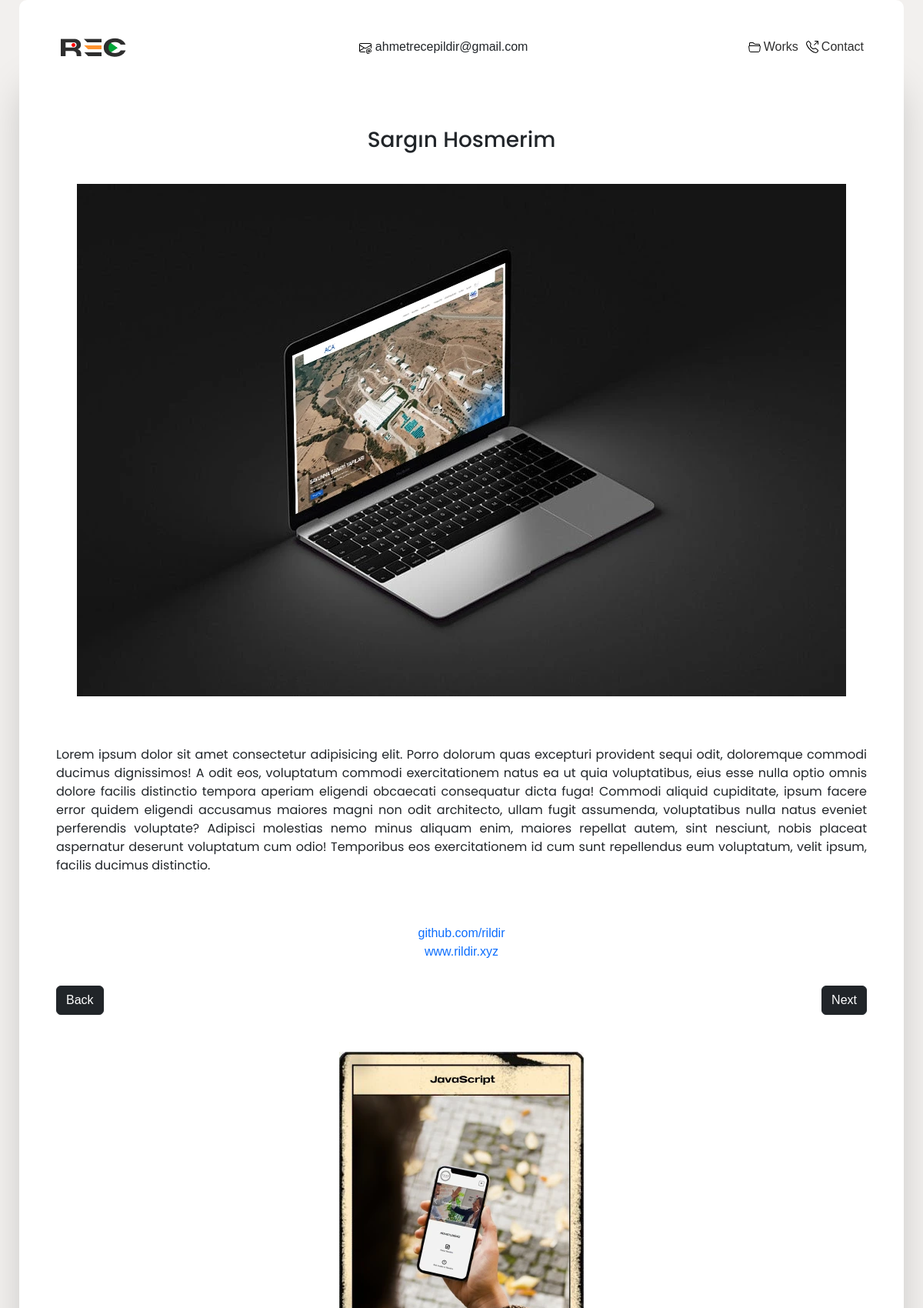
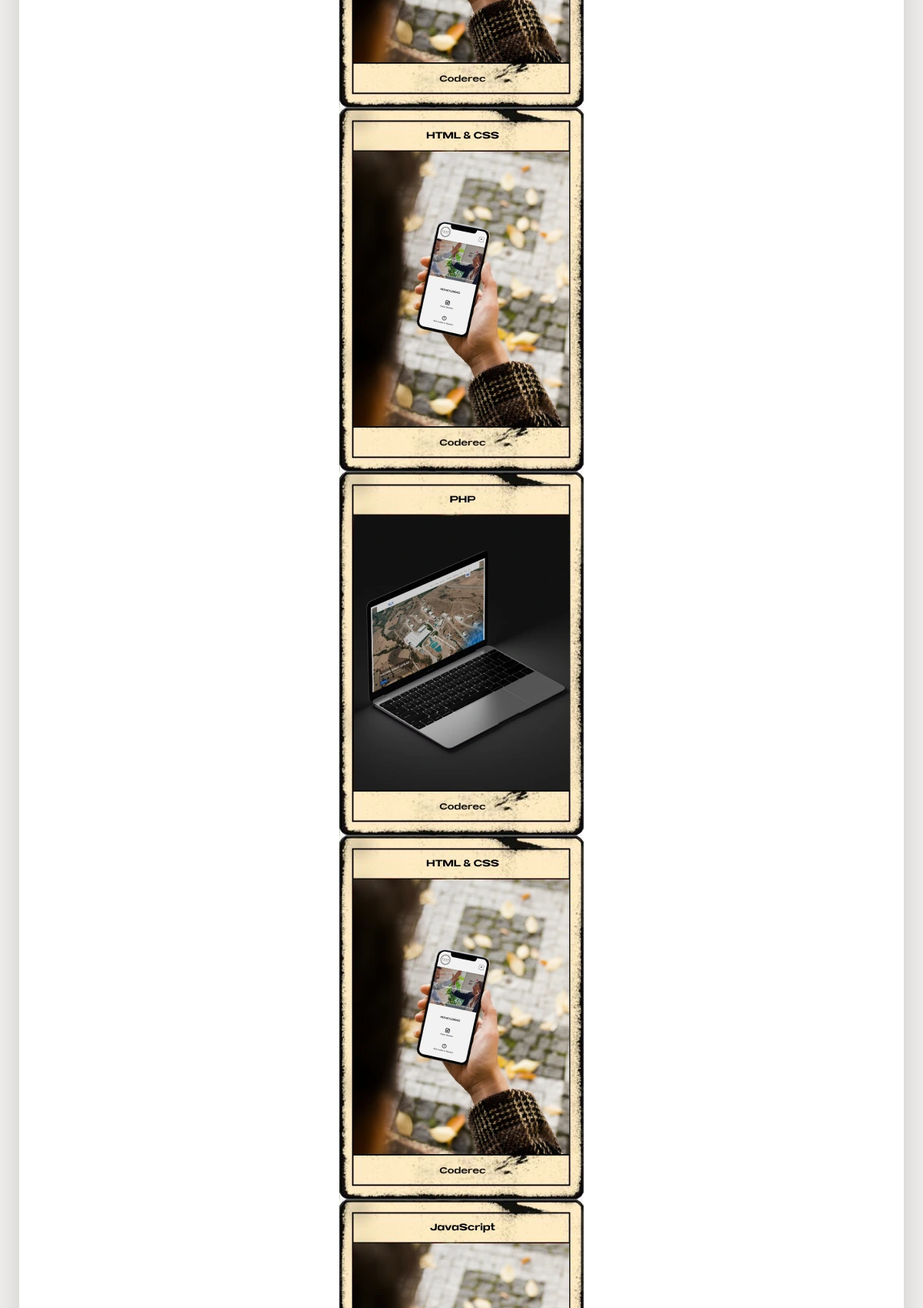
Page /site/works/sargin-hosmerim (upper part) on the committed database (2 pictures, top to bottom).
### tables this page shows
CREATE TABLE `settings` (
  `id` int(11) NOT NULL,
  `title` varchar(256) DEFAULT NULL,
  `about_us` longtext DEFAULT NULL,
  `mission` longtext DEFAULT NULL,
  `vision` longtext DEFAULT NULL,
  `logo` varchar(256) DEFAULT NULL,
  `phone` int(11) DEFAULT NULL,
  `email` varchar(256) DEFAULT NULL,
  `facebook` varchar(128) DEFAULT NULL,
  `instagram` varchar(128) DEFAULT NULL,
  `github` varchar(128) DEFAULT NULL,
  `linkedin` varchar(128) DEFAULT NULL,
  `twitter` varchar(128) DEFAULT NULL,
  `youtube` varchar(128) DEFAULT NULL,
  `updatedAt` datetime DEFAULT current_timestamp() ON UPDATE current_timestamp()
);

CREATE TABLE `post` (
  `id` int(11) NOT NULL,
  `title` varchar(256) DEFAULT NULL,
  `description` longtext DEFAULT NULL,
  `img_url` varchar(128) DEFAULT NULL,
  `seo_url` varchar(128) DEFAULT NULL,
  `github_link` varchar(128) DEFAULT NULL,
  `url_link` varchar(128) DEFAULT NULL,
  `highlights` enum('0','1','2','3','4') DEFAULT '1',
  `createdAt` datetime DEFAULT current_timestamp(),
  `post_category_id` int(11) DEFAULT NULL,
  `user_post_id` int(11) DEFAULT NULL
);

### site/application/controllers/Homepage.php (called while the page is built, shortened)
<?php
class Homepage extends CI_Controller
{
    public function __construct()
    {
        $this->load->model("homepage_model");
        $this->load->model("settings_model");
        $this->load->model("category_model");
        $this->load->library("form_validation");
        $this->load->library('email');
    }
    public function show($params)
    {
        $this->load->model('homepage_model');
        $data['post'] = $this->homepage_model->get(array('seo_url' => $params));
        $data['posts'] = $this->homepage_model->get_all();
        $data['category'] = $this->category_model->get_all();
        $category_ids = array(32, 7, 10);
        $data['new_post'] = $this->homepage_model->get_latest_posts_by_category($category_ids, 10);
        $current_work_index = array_search($data['post']->id, array_column($data['posts'], 'id'));
        $next_work_index = $current_work_index + 1;
        $data['next_work'] = $data['posts'][$next_work_index];
        $prev_work_index = $current_work_index - 1;
        $data['prev_work'] = $data['posts'][$prev_work_index];
        $this->load->model('settings_model');
        $data['settings'] = $this->settings_model->get_all();
        if ($data['post']) {
            $this->load->view('post/show', $data);
        } else {
            show_404();
        }
    }
}

### site/index.php (called while the page is built, shortened)
<?php
require_once BASEPATH.'core/CodeIgniter.php';

### site/application/models/Settings_model.php (called while the page is built, shortened)
<?php
class Settings_model extends CI_Model
{
    public $tableName = "settings";
    public function get_all($where = array())
    {
        return $this->db->where($where)->get($this->tableName)->result();
    }
}

### site/application/models/Homepage_model.php (called while the page is built, shortened)
<?php
class Homepage_model extends CI_Model
{
    public $tableName = "post";
    public function get($where = array())
    {
        return $this->db->where($where)->get($this->tableName)->row();
    }
    public function get_all($where = array())
    {
        return $this->db->where($where)->get($this->tableName)->result();
    }
    public function get_latest_posts_by_category($post_category_id = array(), $limit = 4)
    {
        $this->db->select('post.*, users.full_name AS username');
        $this->db->from($this->tableName);
        $this->db->join('category', 'post.post_category_id = category.id', 'left');
        $this->db->join('users', 'post.user_post_id = users.id', 'left');
        $this->db->where_in('post_category_id', $post_category_id);
        $this->db->order_by('id', 'desc');
        $this->db->limit($limit);
        return $this->db->get()->result();
    }
}

### site/application/views/post/show.php (the view, shortened to what this page needs)
<!DOCTYPE html>
<html lang="tr">
<head>
    <?php $this->load->view("includes/head"); ?>
</head>
<body>
    <div class="homepage">
        <?php $this->load->view("includes/navbar"); ?>
        <main class="container works-single">
            <div class="row">
                <div class="col-md-10">
                    <div class="works-single-container">
                        <h1 class="text-capitalize works-single-header">
                            <?php echo $post->title; ?>
                        </h1>
                        <div> <img src="../../panel/uploads/post_v/<?php echo $post->img_url; ?>" alt="bozuk1">
                        </div>
                        <div class="works-single-desc">
                            <p>
                                <?php echo $post->description; ?>
                            </p>
                        </div>
                        <?php if (!empty($post->github_link)) { ?>
                            <a href="<?php echo $post->github_link ?>"><?php echo substr($post->github_link, 8) ?></a>
                            <br>
                        <?php } ?>
                        <?php if (!empty($post->url_link)) { ?>
                            <a href="<?php echo $post->url_link ?>"><?php echo substr($post->url_link, 8) ?></a>
                            <br>
                        <?php } ?>
                        <div class="move">
                            <a href="<?php echo $prev_work->seo_url; ?>" class="btn btn-dark btn-outline">Back</a>
                            <a href="<?php echo $next_work->seo_url; ?>" class="btn btn-dark btn-outline">Next</a>
                        </div>
                    </div>
                </div>
            </div>
            <div class="swiper mySwiper">
                <div class="swiper-wrapper">
                    <?php foreach ($new_post as $index => $post_item) { ?>
                        <div class="swiper-slide">
                            <a href="<?php echo $post_item->seo_url ?>">
                                <img src="../../panel/uploads/post_v/<?php echo $post_item->img_url; ?>" alt="bozuk1">
                            </a>
                        </div>
                    <?php } ?>
                </div>
            </div>
        </main>
    </div>
</body>
</html>

### site/application/views/includes/navbar.php (shortened to what this page needs)
<nav class="navbar navbar-expand-lg navbar-container mx-auto">
    <div class="container-fluid">
        <a href="<?php echo base_url(); ?>" class="navbar-brand"><img
                src="<?php echo base_url('assets/image/' . $settings[0]->logo) ?>" alt=""></a>
        <div class="collapse navbar-collapse" id="navbarCollapse">
            <p class="navbar-nav ms-auto mail-p d-none d-lg-block">
                <?php if (!empty($settings)): ?>
                    <?php echo $settings[0]->email; ?>
                <?php endif; ?>
            </p>
            <div class="navbar-nav ms-auto links">
                <a href="<?php echo base_url("works/aca") ?>" id="work-link">
                    Works
                </a>
                <a href="#contact">
                    Contact
                </a>
            </div>
        </div>
    </div>
</nav>

### site/assets/css/custom.css (style rules this page uses)
* { margin: 0; padding: 0; box-sizing: border-box; border: 0 solid #e2e8f0; font-family: "kopik", sans-serif; }
a { text-decoration: none !important; }
p { margin: 0 !important; }
.homepage { padding: 4rem 0 !important; background-color: rgba(242, 240, 238, 1); box-shadow: 2px 3px 50px 3px rgba(0, 0, 0, 0.08); -webkit-box-shadow: 2px 3px 50px 3px rgba(0, 0, 0, 0.08); -moz-box-shadow: 2px 3px 50px 3px rgba(0, 0, 0, 0.08); }
.navbar-container { margin: 0 auto; border-radius: 10px 10px 0 0 !important; padding: 2.5rem 2.5rem 0 2.5rem !important; }
.container, .navbar-container { background-color: #fff; max-width: 1150px !important; }
.container { padding-top: 0rem !important; box-shadow: 0 25px 50px -12px rgba(0, 0, 0, 0.25); padding: 0 2.5rem 2.5rem 2.5rem !important; border-radius: 0 0 10px 10px; }
.links { display: flex; justify-content: flex-end; }
.links a { display: flex; background-color: transparent; color: #2e2e2e; }
.links svg { margin-top: 4px; margin-right: 4px; color: #2e2e2e !important; }
.links a:first-child { margin-right: 10px; }
.works-single { padding: 2.2rem 2rem !important; }
.works-single-header { padding: 0.5rem 0 2rem; }
.works-single-desc { padding: 4rem 0rem; text-align: justify; }
.works-single-container { text-align: center; padding: 3rem; }
.works-single img { height: 100%; max-width: 100%; }
.works-single h1, .works-single p { font-family: "Poppins", sans-serif !important; }
.works-single h1 { text-align: center; padding: 0rem 4rem 3rem; }
.move { display: flex; font-size: 20px; justify-content: space-between; padding: 2rem 0; }
.swiper { width: 100%; height: 100%; display: none !important; }
.swiper-slide { text-align: center; font-size: 18px; background: #fff; display: flex; justify-content: center; align-items: center; }
.swiper-slide img { display: block; width: 100%; height: 100%; object-fit: cover; }
@media (max-width: 1200px) { .col-md-10 { flex: 0 0 auto !important; width: 100% !important; } }
@media (max-width: 1200px) { .works-single-container { padding: 1rem; } }
@media (max-width: 1200px) { .works-single h1 { padding: 2rem 1rem; font-size: 28px; } }
@media (max-width: 1200px) { .swiper { display: block !important; } }
@media (max-width: 1200px) { .homepage { padding: 0 !important; } }

### rows in the picture
settings: logo (picture), email "ahmetrecepildir@gmail.com"
post: title "Sargın Hosmerim", img_url (picture), description "Lorem ipsum dolor sit amet consectetur adipisicing elit. Porro dolorum quas excepturi provident sequi odit, doloremque commodi ducimus dignissimos! A odit eos, voluptatum commodi exercitationem natus ea ut quia voluptatibus, eius esse nulla optio omnis dolore facilis distinctio tempora aperiam eligendi obcaecati consequatur dicta fuga! Commodi aliquid cupiditate, ipsum facere error quidem eligendi accusamus maiores magni non odit architecto, ullam fugit assumenda, voluptatibus nulla natus eveniet perferendis voluptate? Adipisci molestias nemo minus aliquam enim, maiores repellat autem, sint nesciunt, nobis placeat aspernatur deserunt voluptatum cum odio! Temporibus eos exercitationem id cum…", github_link "github.com/rildir", url_link "www.rildir.xyz"
post: img_url (picture)
post: img_url (picture)
post: img_url (picture)
post: img_url (picture)
post: img_url (picture)
